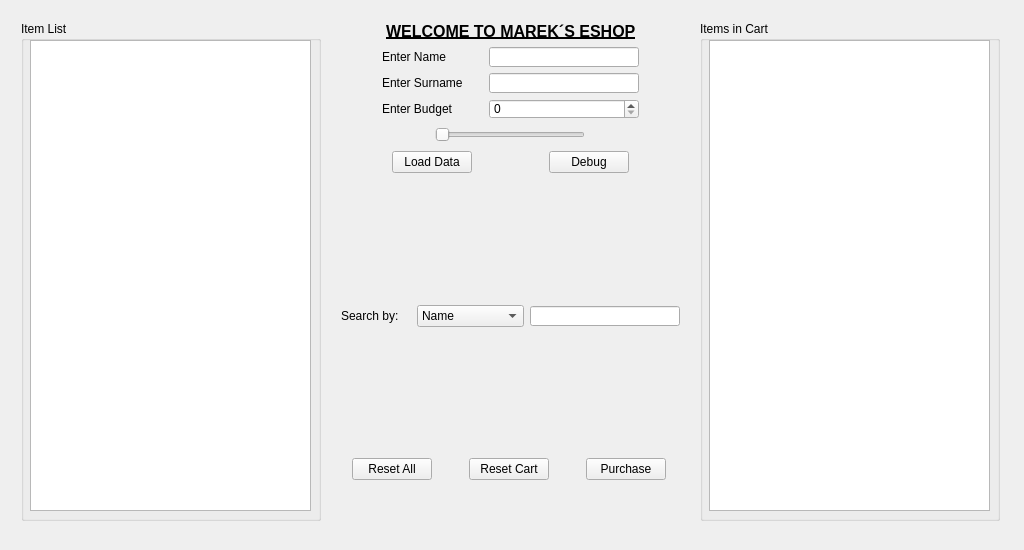
<?xml version="1.0" encoding="UTF-8"?>
<ui version="4.0">
 <class>EshopClass</class>
 <widget class="QMainWindow" name="EshopClass">
  <property name="windowModality">
   <enum>Qt::ApplicationModal</enum>
  </property>
  <property name="enabled">
   <bool>true</bool>
  </property>
  <property name="geometry">
   <rect>
    <x>0</x>
    <y>0</y>
    <width>1024</width>
    <height>550</height>
   </rect>
  </property>
  <property name="sizePolicy">
   <sizepolicy hsizetype="Expanding" vsizetype="Expanding">
    <horstretch>0</horstretch>
    <verstretch>0</verstretch>
   </sizepolicy>
  </property>
  <property name="minimumSize">
   <size>
    <width>1024</width>
    <height>550</height>
   </size>
  </property>
  <property name="maximumSize">
   <size>
    <width>1024</width>
    <height>550</height>
   </size>
  </property>
  <property name="windowTitle">
   <string>Eshop</string>
  </property>
  <widget class="QWidget" name="centralWidget">
   <property name="sizePolicy">
    <sizepolicy hsizetype="Fixed" vsizetype="Fixed">
     <horstretch>100</horstretch>
     <verstretch>0</verstretch>
    </sizepolicy>
   </property>
   <property name="minimumSize">
    <size>
     <width>1024</width>
     <height>550</height>
    </size>
   </property>
   <property name="maximumSize">
    <size>
     <width>1024</width>
     <height>550</height>
    </size>
   </property>
   <widget class="QWidget" name="horizontalLayoutWidget">
    <property name="geometry">
     <rect>
      <x>10</x>
      <y>10</y>
      <width>1001</width>
      <height>521</height>
     </rect>
    </property>
    <layout class="QHBoxLayout" name="horizontalLayout">
     <property name="spacing">
      <number>0</number>
     </property>
     <property name="sizeConstraint">
      <enum>QLayout::SetDefaultConstraint</enum>
     </property>
     <item>
      <widget class="QGroupBox" name="groupBox">
       <property name="minimumSize">
        <size>
         <width>300</width>
         <height>500</height>
        </size>
       </property>
       <property name="maximumSize">
        <size>
         <width>300</width>
         <height>500</height>
        </size>
       </property>
       <property name="title">
        <string>Item List</string>
       </property>
       <widget class="QTableWidget" name="List_Shop">
        <property name="geometry">
         <rect>
          <x>9</x>
          <y>19</y>
          <width>281</width>
          <height>471</height>
         </rect>
        </property>
       </widget>
      </widget>
     </item>
     <item>
      <layout class="QVBoxLayout" name="verticalLayout_2">
       <property name="sizeConstraint">
        <enum>QLayout::SetDefaultConstraint</enum>
       </property>
       <item>
        <layout class="QVBoxLayout" name="verticalLayout_3">
         <property name="sizeConstraint">
          <enum>QLayout::SetDefaultConstraint</enum>
         </property>
         <item>
          <layout class="QVBoxLayout" name="verticalLayout_8">
           <item>
            <layout class="QHBoxLayout" name="horizontalLayout_9">
             <item>
              <spacer name="horizontalSpacer_11">
               <property name="orientation">
                <enum>Qt::Horizontal</enum>
               </property>
               <property name="sizeHint" stdset="0">
                <size>
                 <width>40</width>
                 <height>20</height>
                </size>
               </property>
              </spacer>
             </item>
             <item>
              <widget class="QLabel" name="label_3">
               <property name="font">
                <font>
                 <pointsize>12</pointsize>
                 <bold>true</bold>
                 <underline>true</underline>
                </font>
               </property>
               <property name="text">
                <string>WELCOME TO MAREK´S ESHOP</string>
               </property>
              </widget>
             </item>
             <item>
              <spacer name="horizontalSpacer_12">
               <property name="orientation">
                <enum>Qt::Horizontal</enum>
               </property>
               <property name="sizeHint" stdset="0">
                <size>
                 <width>40</width>
                 <height>20</height>
                </size>
               </property>
              </spacer>
             </item>
            </layout>
           </item>
           <item>
            <layout class="QHBoxLayout" name="horizontalLayout_5">
             <item>
              <spacer name="horizontalSpacer_6">
               <property name="orientation">
                <enum>Qt::Horizontal</enum>
               </property>
               <property name="sizeType">
                <enum>QSizePolicy::Fixed</enum>
               </property>
               <property name="sizeHint" stdset="0">
                <size>
                 <width>40</width>
                 <height>20</height>
                </size>
               </property>
              </spacer>
             </item>
             <item>
              <widget class="QLabel" name="label">
               <property name="sizePolicy">
                <sizepolicy hsizetype="Minimum" vsizetype="Minimum">
                 <horstretch>0</horstretch>
                 <verstretch>0</verstretch>
                </sizepolicy>
               </property>
               <property name="maximumSize">
                <size>
                 <width>80</width>
                 <height>20</height>
                </size>
               </property>
               <property name="text">
                <string>Enter Name</string>
               </property>
              </widget>
             </item>
             <item>
              <widget class="QLineEdit" name="Line_Name">
               <property name="sizePolicy">
                <sizepolicy hsizetype="Minimum" vsizetype="Fixed">
                 <horstretch>0</horstretch>
                 <verstretch>0</verstretch>
                </sizepolicy>
               </property>
               <property name="maximumSize">
                <size>
                 <width>150</width>
                 <height>20</height>
                </size>
               </property>
              </widget>
             </item>
             <item>
              <spacer name="horizontalSpacer_3">
               <property name="orientation">
                <enum>Qt::Horizontal</enum>
               </property>
               <property name="sizeType">
                <enum>QSizePolicy::Fixed</enum>
               </property>
               <property name="sizeHint" stdset="0">
                <size>
                 <width>40</width>
                 <height>20</height>
                </size>
               </property>
              </spacer>
             </item>
            </layout>
           </item>
          </layout>
         </item>
         <item>
          <layout class="QVBoxLayout" name="verticalLayout_7">
           <item>
            <layout class="QHBoxLayout" name="horizontalLayout_3">
             <item>
              <spacer name="horizontalSpacer_7">
               <property name="orientation">
                <enum>Qt::Horizontal</enum>
               </property>
               <property name="sizeType">
                <enum>QSizePolicy::Fixed</enum>
               </property>
               <property name="sizeHint" stdset="0">
                <size>
                 <width>40</width>
                 <height>20</height>
                </size>
               </property>
              </spacer>
             </item>
             <item>
              <widget class="QLabel" name="label_4">
               <property name="sizePolicy">
                <sizepolicy hsizetype="Minimum" vsizetype="Preferred">
                 <horstretch>0</horstretch>
                 <verstretch>0</verstretch>
                </sizepolicy>
               </property>
               <property name="maximumSize">
                <size>
                 <width>80</width>
                 <height>20</height>
                </size>
               </property>
               <property name="text">
                <string>Enter Surname</string>
               </property>
              </widget>
             </item>
             <item>
              <widget class="QLineEdit" name="Line_Surname">
               <property name="sizePolicy">
                <sizepolicy hsizetype="Minimum" vsizetype="Fixed">
                 <horstretch>0</horstretch>
                 <verstretch>0</verstretch>
                </sizepolicy>
               </property>
               <property name="maximumSize">
                <size>
                 <width>150</width>
                 <height>20</height>
                </size>
               </property>
              </widget>
             </item>
             <item>
              <spacer name="horizontalSpacer">
               <property name="orientation">
                <enum>Qt::Horizontal</enum>
               </property>
               <property name="sizeType">
                <enum>QSizePolicy::Fixed</enum>
               </property>
               <property name="sizeHint" stdset="0">
                <size>
                 <width>40</width>
                 <height>20</height>
                </size>
               </property>
              </spacer>
             </item>
            </layout>
           </item>
          </layout>
         </item>
         <item>
          <layout class="QVBoxLayout" name="verticalLayout_4">
           <item>
            <layout class="QHBoxLayout" name="horizontalLayout_4">
             <item>
              <spacer name="horizontalSpacer_8">
               <property name="orientation">
                <enum>Qt::Horizontal</enum>
               </property>
               <property name="sizeType">
                <enum>QSizePolicy::Fixed</enum>
               </property>
               <property name="sizeHint" stdset="0">
                <size>
                 <width>40</width>
                 <height>20</height>
                </size>
               </property>
              </spacer>
             </item>
             <item>
              <widget class="QLabel" name="label_5">
               <property name="sizePolicy">
                <sizepolicy hsizetype="Minimum" vsizetype="Minimum">
                 <horstretch>0</horstretch>
                 <verstretch>0</verstretch>
                </sizepolicy>
               </property>
               <property name="maximumSize">
                <size>
                 <width>80</width>
                 <height>20</height>
                </size>
               </property>
               <property name="text">
                <string>Enter Budget</string>
               </property>
              </widget>
             </item>
             <item>
              <widget class="QSpinBox" name="Line_Budget">
               <property name="maximumSize">
                <size>
                 <width>150</width>
                 <height>20</height>
                </size>
               </property>
              </widget>
             </item>
             <item>
              <spacer name="horizontalSpacer_2">
               <property name="orientation">
                <enum>Qt::Horizontal</enum>
               </property>
               <property name="sizeType">
                <enum>QSizePolicy::Fixed</enum>
               </property>
               <property name="sizeHint" stdset="0">
                <size>
                 <width>40</width>
                 <height>20</height>
                </size>
               </property>
              </spacer>
             </item>
            </layout>
           </item>
           <item>
            <layout class="QHBoxLayout" name="horizontalLayout_6">
             <item>
              <spacer name="horizontalSpacer_5">
               <property name="orientation">
                <enum>Qt::Horizontal</enum>
               </property>
               <property name="sizeType">
                <enum>QSizePolicy::Fixed</enum>
               </property>
               <property name="sizeHint" stdset="0">
                <size>
                 <width>40</width>
                 <height>20</height>
                </size>
               </property>
              </spacer>
             </item>
             <item>
              <widget class="QSlider" name="horizontalSlider">
               <property name="sizePolicy">
                <sizepolicy hsizetype="Minimum" vsizetype="Fixed">
                 <horstretch>0</horstretch>
                 <verstretch>0</verstretch>
                </sizepolicy>
               </property>
               <property name="maximumSize">
                <size>
                 <width>150</width>
                 <height>16777215</height>
                </size>
               </property>
               <property name="orientation">
                <enum>Qt::Horizontal</enum>
               </property>
              </widget>
             </item>
             <item>
              <spacer name="horizontalSpacer_4">
               <property name="orientation">
                <enum>Qt::Horizontal</enum>
               </property>
               <property name="sizeType">
                <enum>QSizePolicy::Fixed</enum>
               </property>
               <property name="sizeHint" stdset="0">
                <size>
                 <width>40</width>
                 <height>20</height>
                </size>
               </property>
              </spacer>
             </item>
            </layout>
           </item>
          </layout>
         </item>
         <item>
          <layout class="QHBoxLayout" name="horizontalLayout_7">
           <item>
            <widget class="QPushButton" name="Button_LoadData">
             <property name="maximumSize">
              <size>
               <width>80</width>
               <height>16777215</height>
              </size>
             </property>
             <property name="text">
              <string>Load Data</string>
             </property>
            </widget>
           </item>
           <item>
            <widget class="QPushButton" name="Button_Debug">
             <property name="maximumSize">
              <size>
               <width>80</width>
               <height>16777215</height>
              </size>
             </property>
             <property name="text">
              <string>Debug</string>
             </property>
            </widget>
           </item>
          </layout>
         </item>
        </layout>
       </item>
       <item>
        <layout class="QVBoxLayout" name="verticalLayout_6">
         <item>
          <spacer name="verticalSpacer_3">
           <property name="orientation">
            <enum>Qt::Vertical</enum>
           </property>
           <property name="sizeHint" stdset="0">
            <size>
             <width>20</width>
             <height>40</height>
            </size>
           </property>
          </spacer>
         </item>
         <item>
          <layout class="QHBoxLayout" name="horizontalLayout_10"/>
         </item>
         <item>
          <layout class="QHBoxLayout" name="horizontalLayout_8">
           <item>
            <spacer name="horizontalSpacer_9">
             <property name="orientation">
              <enum>Qt::Horizontal</enum>
             </property>
             <property name="sizeType">
              <enum>QSizePolicy::Fixed</enum>
             </property>
             <property name="sizeHint" stdset="0">
              <size>
               <width>20</width>
               <height>20</height>
              </size>
             </property>
            </spacer>
           </item>
           <item>
            <widget class="QLabel" name="label_2">
             <property name="minimumSize">
              <size>
               <width>70</width>
               <height>20</height>
              </size>
             </property>
             <property name="maximumSize">
              <size>
               <width>70</width>
               <height>20</height>
              </size>
             </property>
             <property name="text">
              <string>Search by:</string>
             </property>
            </widget>
           </item>
           <item>
            <widget class="QComboBox" name="comboBox">
             <item>
              <property name="text">
               <string>Name</string>
              </property>
             </item>
             <item>
              <property name="text">
               <string>Distributor</string>
              </property>
             </item>
            </widget>
           </item>
           <item>
            <widget class="QLineEdit" name="lineEdit_2">
             <property name="maximumSize">
              <size>
               <width>150</width>
               <height>20</height>
              </size>
             </property>
            </widget>
           </item>
           <item>
            <spacer name="horizontalSpacer_10">
             <property name="orientation">
              <enum>Qt::Horizontal</enum>
             </property>
             <property name="sizeType">
              <enum>QSizePolicy::Fixed</enum>
             </property>
             <property name="sizeHint" stdset="0">
              <size>
               <width>20</width>
               <height>20</height>
              </size>
             </property>
            </spacer>
           </item>
          </layout>
         </item>
         <item>
          <spacer name="verticalSpacer">
           <property name="orientation">
            <enum>Qt::Vertical</enum>
           </property>
           <property name="sizeHint" stdset="0">
            <size>
             <width>20</width>
             <height>40</height>
            </size>
           </property>
          </spacer>
         </item>
         <item>
          <layout class="QHBoxLayout" name="horizontalLayout_2">
           <item>
            <widget class="QPushButton" name="pushButton_2">
             <property name="maximumSize">
              <size>
               <width>80</width>
               <height>16777215</height>
              </size>
             </property>
             <property name="text">
              <string>Reset All</string>
             </property>
            </widget>
           </item>
           <item>
            <widget class="QPushButton" name="pushButton_3">
             <property name="maximumSize">
              <size>
               <width>80</width>
               <height>16777215</height>
              </size>
             </property>
             <property name="text">
              <string>Reset Cart</string>
             </property>
            </widget>
           </item>
           <item>
            <widget class="QPushButton" name="pushButton">
             <property name="maximumSize">
              <size>
               <width>80</width>
               <height>16777215</height>
              </size>
             </property>
             <property name="text">
              <string>Purchase</string>
             </property>
            </widget>
           </item>
          </layout>
         </item>
         <item>
          <spacer name="verticalSpacer_2">
           <property name="orientation">
            <enum>Qt::Vertical</enum>
           </property>
           <property name="sizeType">
            <enum>QSizePolicy::Minimum</enum>
           </property>
           <property name="sizeHint" stdset="0">
            <size>
             <width>20</width>
             <height>40</height>
            </size>
           </property>
          </spacer>
         </item>
        </layout>
       </item>
      </layout>
     </item>
     <item>
      <widget class="QGroupBox" name="groupBox_2">
       <property name="minimumSize">
        <size>
         <width>300</width>
         <height>500</height>
        </size>
       </property>
       <property name="maximumSize">
        <size>
         <width>300</width>
         <height>500</height>
        </size>
       </property>
       <property name="title">
        <string>Items in Cart</string>
       </property>
       <widget class="QTableWidget" name="tableWidget_2">
        <property name="geometry">
         <rect>
          <x>9</x>
          <y>19</y>
          <width>281</width>
          <height>471</height>
         </rect>
        </property>
       </widget>
      </widget>
     </item>
    </layout>
   </widget>
  </widget>
 </widget>
 <layoutdefault spacing="6" margin="11"/>
 <resources>
  <include location="Eshop.qrc"/>
 </resources>
 <connections/>
</ui>
